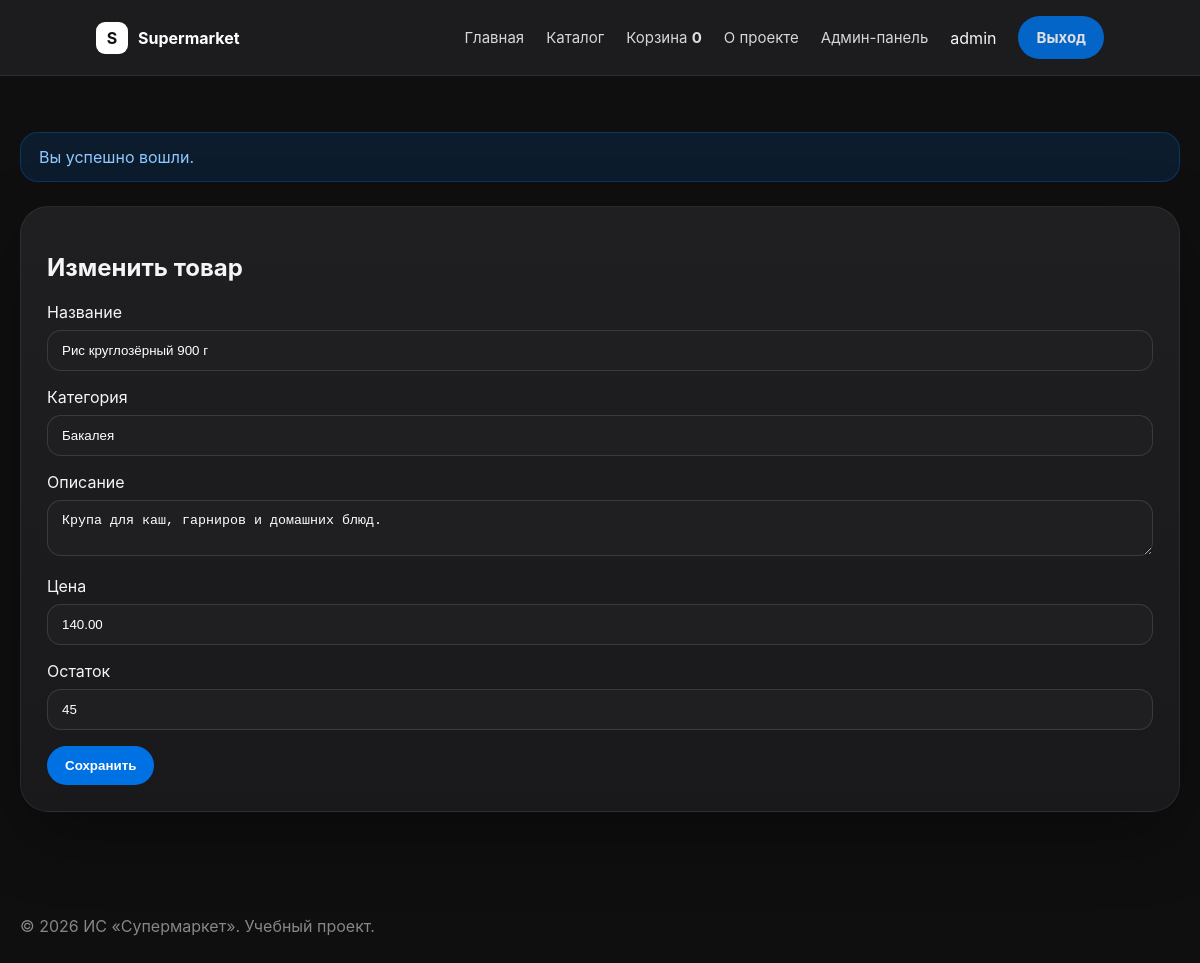
Screenshot of /index.php?page=admin_product_edit&id=11 (signed in) with the database file from the repository.
### tables this page shows
CREATE TABLE `products` (
  `id` int(11) NOT NULL,
  `name` varchar(120) NOT NULL,
  `category` varchar(80) NOT NULL,
  `description` text NOT NULL,
  `price` decimal(10,2) NOT NULL,
  `stock` int(11) NOT NULL DEFAULT 0,
  `is_deleted` tinyint(1) NOT NULL DEFAULT 0,
  `created_at` timestamp NOT NULL DEFAULT current_timestamp()
);

### src/Router/Router.php (called while the page is built, shortened)
<?php
class Router
{
    public function route(string $page): string
    {
        switch ($page) {
            case 'admin_product_edit':
                return (new AdminController())->productEdit();
        }
    }
}

### src/Controllers/AdminController.php (the view, shortened to what this page needs)
<?php
class AdminController
{
    public function productEdit(): string
    {
        $id = (int)($_GET['id'] ?? 0);
        $pdo = Config::getPDO();
        $stmt = $pdo->prepare("SELECT * FROM products WHERE id = ?");
        $stmt->execute([$id]);
        $product = $stmt->fetch();
        return BaseTemplate::render('Изменить товар', $this->productForm($product));
    }
    private function productForm(array $product = []): string
    {
        $name = BaseTemplate::escape($product['name'] ?? '');
        $category = BaseTemplate::escape($product['category'] ?? '');
        $description = BaseTemplate::escape($product['description'] ?? '');
        $price = BaseTemplate::escape((string)($product['price'] ?? ''));
        $stock = BaseTemplate::escape((string)($product['stock'] ?? '0'));
        return "
            <section class='panel narrow'>
                <h1>" . (isset($product['id']) ? 'Изменить товар' : 'Добавить товар') . "</h1>
                <form method='post' class='form'>
                    <label>Название</label>
                    <input name='name' required value='{$name}'>
                    <label>Категория</label>
                    <input name='category' required value='{$category}' placeholder='Фрукты, Овощи, Напитки'>
                    <label>Описание</label>
                    <textarea name='description' required>{$description}</textarea>
                    <label>Цена</label>
                    <input name='price' type='number' step='0.01' required value='{$price}'>
                    <label>Остаток</label>
                    <input name='stock' type='number' required value='{$stock}'>
                    <button class='btn' type='submit'>Сохранить</button>
                </form>
            </section>
        ";
    }
}

### assets/css/style_dark_catalog.css (style rules this page uses)
* { box-sizing: border-box; }
body { margin: 0; background: #0f0f10; color: #f5f5f7; font-family: -apple-system, BlinkMacSystemFont, 'Segoe UI', Arial, sans-serif; overflow-x: hidden; }
.feature-card, .product-card, .card, .panel, .form-card, .order-card { background: linear-gradient(180deg, #1f1f22 0%, #19191b 100%); border: 1px solid rgba(255, 255, 255, 0.07); border-radius: 28px; padding: 26px; color: #f5f5f7; box-shadow: 0 24px 70px rgba(0, 0, 0, 0.32); }
.btn, button, .nav-pill { background: #0071e3; color: #ffffff; border: 0; padding: 12px 18px; border-radius: 999px; text-decoration: none; font-weight: 700; cursor: pointer; display: inline-flex; align-items: center; justify-content: center; transition: background 0.2s ease, transform 0.2s ease; }
input, textarea, select { width: 100%; background: #1f1f22; border: 1px solid rgba(255, 255, 255, 0.12); color: #ffffff; border-radius: 14px; padding: 12px 14px; margin: 8px 0 16px; }

### rows the page displays
products: name "Рис круглозёрный 900 г", category "Бакалея", description "Крупа для каш, гарниров и домашних блюд.", price "140.00", stock "45"

### other values shown
$basketCount "0"
$username "admin"
$flash "Вы успешно вошли."
